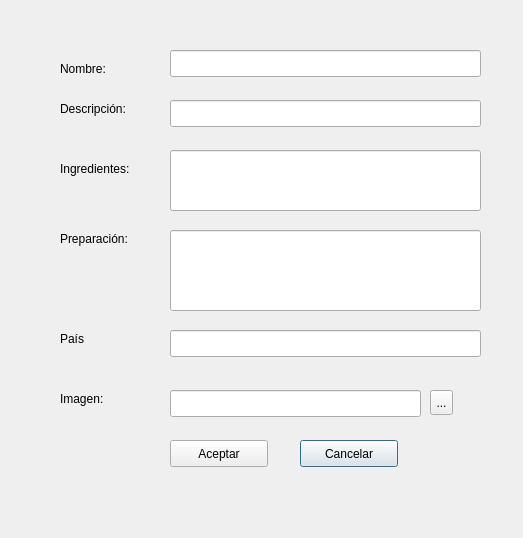
<?xml version="1.0" encoding="UTF-8"?>
<ui version="4.0">
 <class>ventana_nuevareceta</class>
 <widget class="QDialog" name="ventana_nuevareceta">
  <property name="geometry">
   <rect>
    <x>0</x>
    <y>0</y>
    <width>523</width>
    <height>538</height>
   </rect>
  </property>
  <property name="windowTitle">
   <string>Nueva receta</string>
  </property>
  <widget class="QPushButton" name="btn_cancelar">
   <property name="geometry">
    <rect>
     <x>300</x>
     <y>440</y>
     <width>98</width>
     <height>27</height>
    </rect>
   </property>
   <property name="text">
    <string>Cancelar</string>
   </property>
  </widget>
  <widget class="QLineEdit" name="direccion_imagen">
   <property name="geometry">
    <rect>
     <x>170</x>
     <y>390</y>
     <width>251</width>
     <height>27</height>
    </rect>
   </property>
  </widget>
  <widget class="QLineEdit" name="descripcion">
   <property name="geometry">
    <rect>
     <x>170</x>
     <y>100</y>
     <width>311</width>
     <height>27</height>
    </rect>
   </property>
  </widget>
  <widget class="QLabel" name="label_6">
   <property name="geometry">
    <rect>
     <x>60</x>
     <y>390</y>
     <width>101</width>
     <height>17</height>
    </rect>
   </property>
   <property name="text">
    <string>Imagen:</string>
   </property>
  </widget>
  <widget class="QLineEdit" name="ingredientes">
   <property name="geometry">
    <rect>
     <x>170</x>
     <y>150</y>
     <width>311</width>
     <height>61</height>
    </rect>
   </property>
  </widget>
  <widget class="QLabel" name="label_2">
   <property name="geometry">
    <rect>
     <x>60</x>
     <y>100</y>
     <width>101</width>
     <height>17</height>
    </rect>
   </property>
   <property name="text">
    <string>Descripción: </string>
   </property>
  </widget>
  <widget class="QLabel" name="label">
   <property name="geometry">
    <rect>
     <x>60</x>
     <y>60</y>
     <width>66</width>
     <height>17</height>
    </rect>
   </property>
   <property name="text">
    <string>Nombre:</string>
   </property>
  </widget>
  <widget class="QLabel" name="label_3">
   <property name="geometry">
    <rect>
     <x>60</x>
     <y>160</y>
     <width>101</width>
     <height>17</height>
    </rect>
   </property>
   <property name="text">
    <string>Ingredientes:</string>
   </property>
  </widget>
  <widget class="QLabel" name="label_5">
   <property name="geometry">
    <rect>
     <x>60</x>
     <y>330</y>
     <width>101</width>
     <height>17</height>
    </rect>
   </property>
   <property name="text">
    <string>País</string>
   </property>
  </widget>
  <widget class="QToolButton" name="carga_imagen">
   <property name="geometry">
    <rect>
     <x>430</x>
     <y>390</y>
     <width>23</width>
     <height>25</height>
    </rect>
   </property>
   <property name="text">
    <string>...</string>
   </property>
  </widget>
  <widget class="QLineEdit" name="pais">
   <property name="geometry">
    <rect>
     <x>170</x>
     <y>330</y>
     <width>311</width>
     <height>27</height>
    </rect>
   </property>
  </widget>
  <widget class="QPushButton" name="btn_aceptar">
   <property name="geometry">
    <rect>
     <x>170</x>
     <y>440</y>
     <width>98</width>
     <height>27</height>
    </rect>
   </property>
   <property name="text">
    <string>Aceptar</string>
   </property>
  </widget>
  <widget class="QLineEdit" name="nombre">
   <property name="geometry">
    <rect>
     <x>170</x>
     <y>50</y>
     <width>311</width>
     <height>27</height>
    </rect>
   </property>
  </widget>
  <widget class="QLineEdit" name="preparacion">
   <property name="geometry">
    <rect>
     <x>170</x>
     <y>230</y>
     <width>311</width>
     <height>81</height>
    </rect>
   </property>
  </widget>
  <widget class="QLabel" name="label_4">
   <property name="geometry">
    <rect>
     <x>60</x>
     <y>230</y>
     <width>101</width>
     <height>17</height>
    </rect>
   </property>
   <property name="text">
    <string>Preparación: </string>
   </property>
  </widget>
 </widget>
 <resources/>
 <connections/>
</ui>
